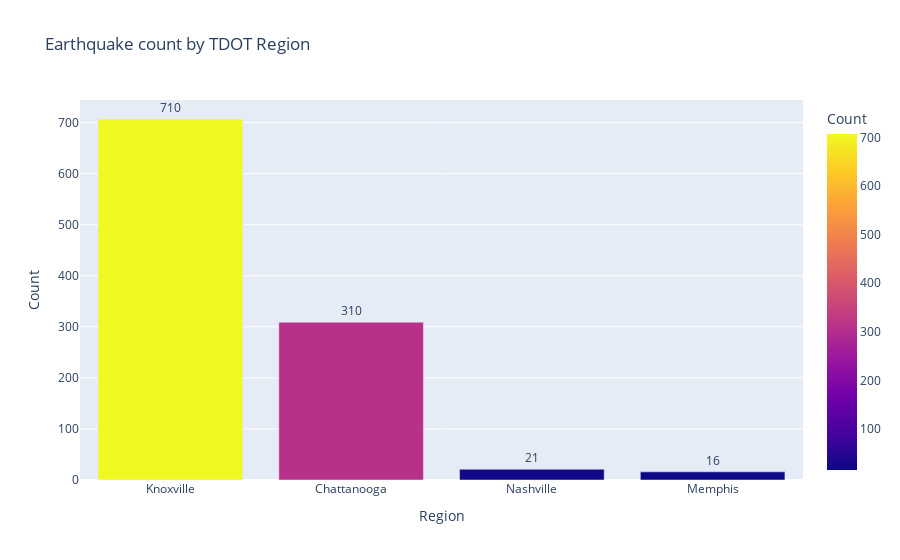

The code cell stored with this chart in its notebook:
### Code cell
eq_region

### Figure 1 — Plotly figure (JSON) as saved in the notebook; plotly's stock layout.template omitted (floating-point values rounded to 4 significant figures)
{"data": [{"alignmentgroup": "True", "hovertemplate": "Region=%{x}<br>Count=%{marker.color}<extra></extra>", "legendgroup": "", "marker": {"color": [707, 309, 21, 16], "coloraxis": "coloraxis"}, "name": "", "offsetgroup": "", "orientation": "v", "showlegend": false, "text": [707, 309, 21, 16], "textposition": "outside", "texttemplate": "%{text:.2s}", "type": "bar", "x": ["Knoxville", "Chattanooga", "Nashville", "Memphis"], "xaxis": "x", "y": [707, 309, 21, 16], "yaxis": "y"}], "layout": {"barmode": "relative", "coloraxis": {"colorbar": {"title": {"text": "Count"}}, "colorscale": [[0, "#0d0887"], [0.1111, "#46039f"], [0.2222, "#7201a8"], [0.3333, "#9c179e"], [0.4444, "#bd3786"], [0.5556, "#d8576b"], [0.6667, "#ed7953"], [0.7778, "#fb9f3a"], [0.8889, "#fdca26"], [1, "#f0f921"]]}, "legend": {"tracegroupgap": 0}, "title": {"text": "Earthquake count by TDOT Region"}, "xaxis": {"anchor": "y", "domain": [0, 1], "title": {"text": "Region"}}, "yaxis": {"anchor": "x", "domain": [0, 1], "title": {"text": "Count"}}}}
